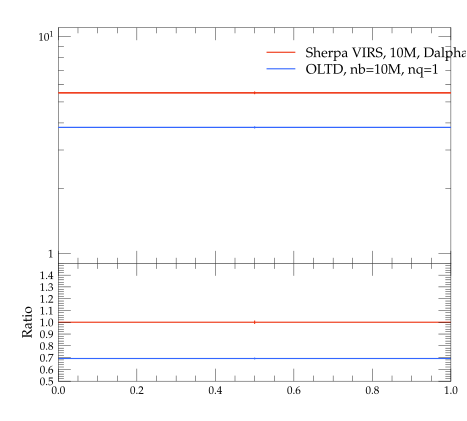

Python code for this plot:
#! /usr/bin/env python

# This Python script was auto-generated using YODA v2.0.0.
# Analysis object: /evtb/incCut6
# Timestamp: 16-04-2024 (10:05:22)

import matplotlib as mpl
import matplotlib.pyplot as plt
mpl.use('Agg') # comment out for interactive use
import os
import numpy as np

plotDir = os.path.split(os.path.realpath(__file__))[0]
if 'YODA_USER_PLOT_PATH' in globals():
    plot_outdir = globals()['YODA_USER_PLOT_PATH']
else:
    plot_outdir = plotDir

#plot style
plt.style.use(os.path.join(plotDir, '../default.mplstyle'))
# plot metadata
figW, figH = plt.rcParams['figure.figsize']
ax_xLabel = r''
ax_yLabel = r''
ax_title  = r''
ax_xScale = 'linear'
ax_yScale = 'log'
xLims = (0.0, 1.0)
yLims = (0.9, 11.0)

# TeX-friendly labels for the legend
labels = [ r"Sherpa VIRS, 10M, Dalpha=0.01", r"OLTD, nb=10M, nq=1" ]

# Create figure and axis objects
fig, (ax, ratio0_ax) = plt.subplots(2, 1, sharex=True,
                  figsize=(figW,figH), gridspec_kw={'height_ratios': (2, 1)})
ratio0_ax.yaxis.set_major_locator(mpl.ticker.MultipleLocator(0.1))
ratio0_ax.set_ylim(0.5, 1.4999)
ratio0_ax.set_ylabel('Ratio')

# LineColor map: curve index -> color
linecolors = {0: '#EE3311', 1: '#3366FF'}
# the numerical data is stored in a separate file
dataf = dict()
prefix = os.path.split(__file__)[0]
if prefix:    prefix = prefix + '/'
exec(open(prefix+'incCut6__data.py').read(), dataf)


legend_handles = [] # keep track of handles for the legend

# style options for curves
# starts at zorder>=5 to draw curve on top of legend
styles = {
  'curve0': {
    'color' : linecolors[0],
    'linestyle' : '-',
    'marker' : 'o',
    'zorder' : 5,
    'histstyle' : True,
  },
  'curve1': {
    'color' : linecolors[1],
    'linestyle' : '-',
    'marker' : 'o',
    'zorder' : 6,
    'histstyle' : True,
  },
}
# curve from input yoda files in main panel
for label in dataf['yvals'].keys():
    if all(np.isnan(v) for v in dataf['yvals'][label]):
        continue
    tmp = None
    if styles[label]['histstyle']: # draw as histogram
        tmp, = ax.plot(dataf['xedges'], dataf['yedges'][label],
                       color=styles[label]['color'],
                       linestyle=styles[label]['linestyle'],
                       drawstyle='steps-pre', solid_joinstyle='miter',
                       zorder=styles[label]['zorder'], label=label)
        ax.errorbar(dataf['xpoints'], dataf['yvals'][label], color=styles[label]['color'],
                    xerr=dataf['xerrs'], yerr=[dataf['ydowns'][label], dataf['yups'][label]],
                    linestyle='none', zorder=styles[label]['zorder'])
    else: # draw as scatter
        tmp = ax.errorbar(dataf['xpoints'], dataf['yvals'][label],
                          xerr=dataf['xerrs'],
                          yerr=[ dataf['ydowns'][label],
                          dataf['yups'][label] ],
                          fmt=styles[label]['marker'],
                          ecolor=styles[label]['color'],
                          color=styles[label]['color'], zorder=2)
        tmp[-1][0].set_linestyle(styles[label]['linestyle'])
    legend_handles += [tmp]
    for varLabel in dataf['variation_yvals'].keys():
        if varLabel.startswith(label):
            tmp, = ax.plot(dataf['xedges'], dataf['variation_yvals'][varLabel],
                           color=styles[label]['color'],
                           linestyle=styles[label]['linestyle'],
                           drawstyle='steps-pre', solid_joinstyle='miter',
                           zorder=styles[label]['zorder'], alpha=0.5)


# plots on ratio panel
# curve from input yoda files in ratio panel
for label, yvals in dataf['ratio0_yvals'].items():
    if all(np.isnan(v) for v in yvals):
        continue
    if styles[label]['histstyle']: # plot as histogram
        ratio0_ax.plot(dataf['xedges'], yvals,
                       color=styles[label]['color'],
                       linestyle=styles[label]['linestyle'],
                       drawstyle='steps-pre', zorder=1,
                       solid_joinstyle='miter')
        ratio0_ax.vlines(dataf['xpoints'],
                         dataf['ratio0_ymin'][label],
                         dataf['ratio0_ymax'][label],
                         color=styles[label]['color'], zorder=1)
    else: # plot as scatter
        tmp = ratio0_ax.errorbar(dataf['xpoints'],
                                 yvals, xerr=dataf['xerrs'],
                                 yerr=dataf['ratio0_yerrs'][label],
                                 fmt=styles[label]['marker'],
                                 ecolor=styles[label]['color'],
                                 color=styles[label]['color'])
        tmp[-1][0].set_linestyle(styles[label]['linestyle'])

    for varlabel in dataf['ratio0_variation_vals'].keys():
        if varlabel.startswith(label):
            ratio0_ax.plot(dataf['xedges'],
                            dataf['ratio0_variation_vals'][varlabel],
                            color=styles[label]['color'],
                            linestyle=styles[label]['linestyle'],
                            drawstyle='steps-pre', solid_joinstyle='miter',
                            zorder=1, alpha=0.5)

legend_pos = (0.5, 0.97)
ax.legend(legend_handles, labels, loc='upper left', bbox_to_anchor=legend_pos)

# set plot metadata as defined above
ratio0_ax.set_xlabel(ax_xLabel)
ratio0_ax.xaxis.set_label_coords(1., -.15)
ax.set_ylabel(ax_yLabel, loc='top')
ax.set_title(ax_title, loc='left')
ax.set_xscale(ax_xScale)
ax.set_yscale(ax_yScale)
ax.set_xlim(xLims)
ax.set_ylim(yLims)

# tick formatting
plt.rcParams['xtick.top'] = True
plt.rcParams['ytick.right'] = True
ax.yaxis.set_major_locator(mpl.ticker.LogLocator(base=10.0, numticks=np.inf))
ax.yaxis.set_minor_locator(mpl.ticker.LogLocator(
                           base=10.0, subs=np.arange(0.1, 1, 0.1), numticks=np.inf))
fig.align_ylabels((ax, ratio0_ax))
plt.savefig(os.path.join(plot_outdir, 'incCut6.pdf'), format='PDF')
plt.savefig(os.path.join(plot_outdir, 'incCut6.png'), format='PNG')

plt.close(fig)
